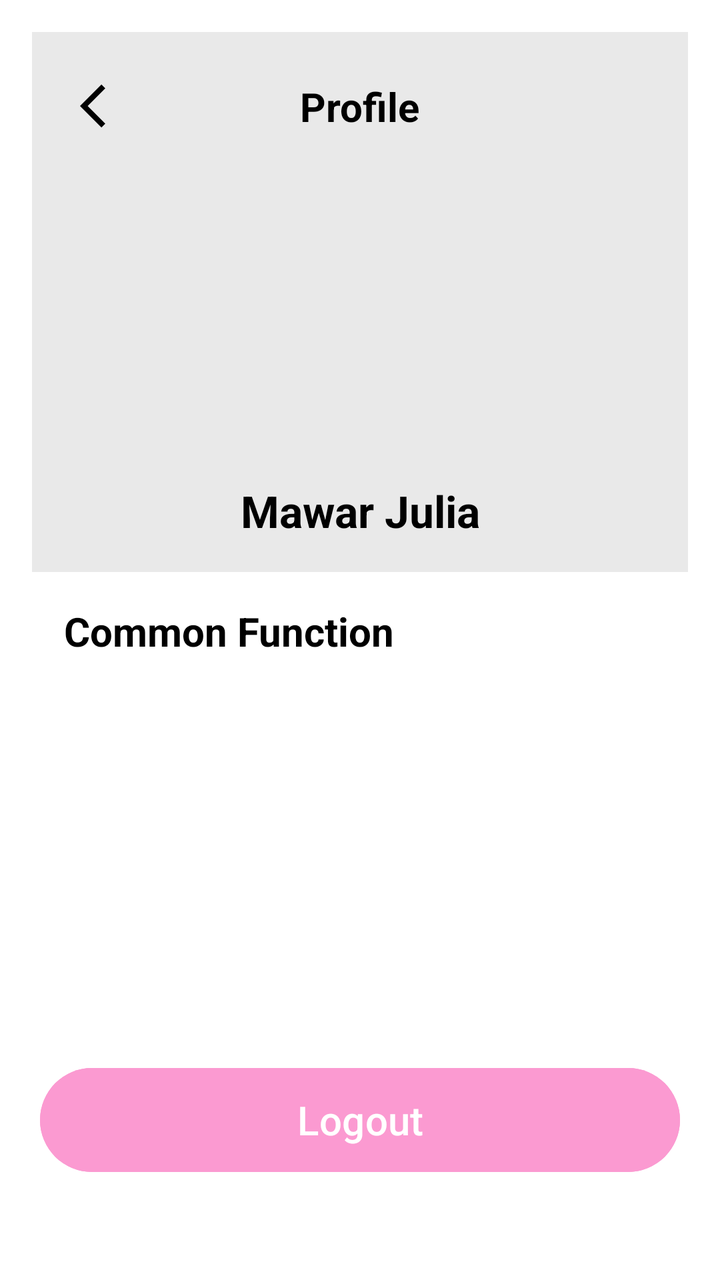
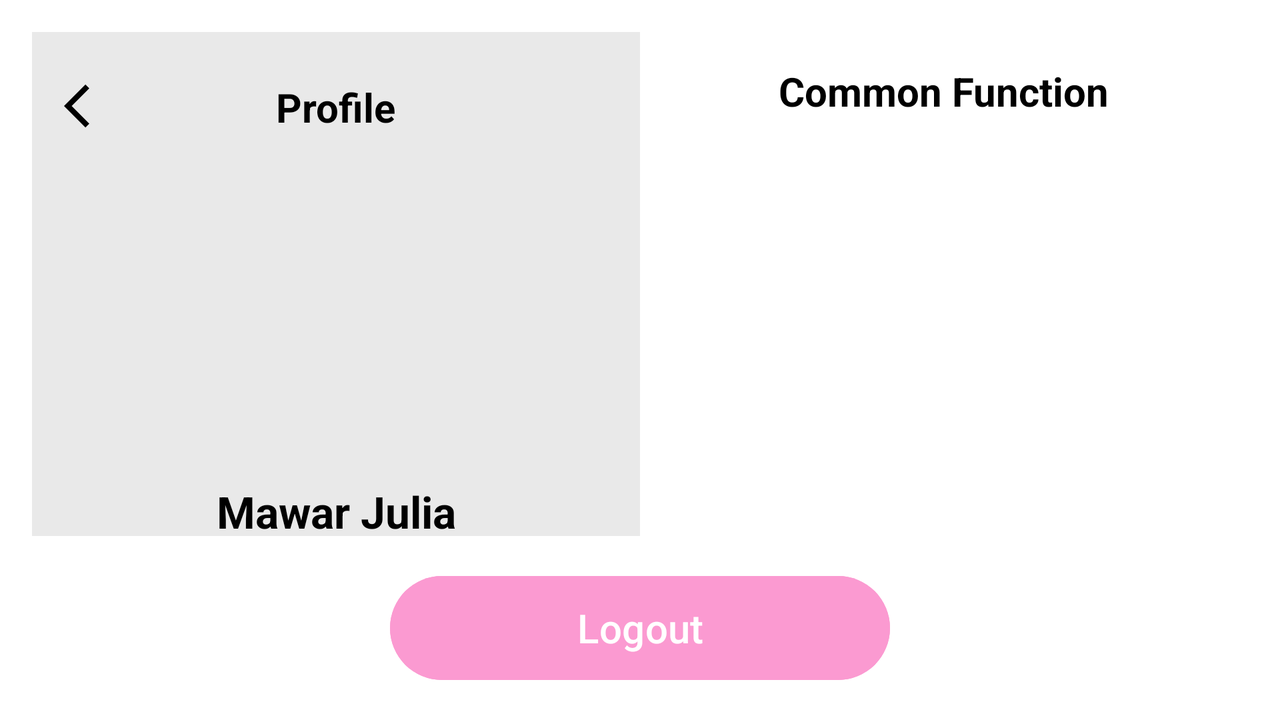

Compare how this app lays out the same screen by default and in its alternative resource folder. The renders come first, then the two layout files and the values they reference.
<!-- AndroidManifest.xml: application theme Theme.GlowSkin -->
<!-- res/layout/activity_profile.xml -->
<androidx.constraintlayout.widget.ConstraintLayout
    xmlns:android="http://schemas.android.com/apk/res/android"
    xmlns:app="http://schemas.android.com/apk/res-auto"
    xmlns:tools="http://schemas.android.com/tools"
    android:id="@+id/main"
    android:layout_width="match_parent"
    android:layout_height="match_parent"
    tools:context=".Activity.ProfileActivity">

    <ScrollView
        android:id="@+id/scrollView5"
        android:layout_width="match_parent"
        android:layout_height="match_parent"
        android:fillViewport="true"
        app:layout_constraintTop_toTopOf="parent"
        app:layout_constraintStart_toStartOf="parent"
        app:layout_constraintEnd_toEndOf="parent"
        app:layout_constraintBottom_toBottomOf="parent">

        <LinearLayout
            android:layout_width="match_parent"
            android:layout_height="wrap_content"
            android:orientation="vertical"
            android:background="@color/white"
            android:padding="16dp">

            <androidx.constraintlayout.widget.ConstraintLayout
                android:layout_width="match_parent"
                android:layout_height="wrap_content"
                android:background="@color/lightGrey"
                android:padding="16dp">

                <ImageView
                    android:id="@+id/imageView2"
                    android:layout_width="wrap_content"
                    android:layout_height="wrap_content"
                    android:layout_marginStart="8dp"
                    android:layout_marginTop="8dp"
                    app:layout_constraintStart_toStartOf="parent"
                    app:layout_constraintTop_toTopOf="parent"
                    app:srcCompat="@drawable/arrow_back2" />

                <TextView
                    android:id="@+id/textView7"
                    android:layout_width="wrap_content"
                    android:layout_height="wrap_content"
                    android:text="Profile"
                    android:textColor="@color/darkGrey"
                    android:textSize="20sp"
                    android:textStyle="bold"
                    app:layout_constraintEnd_toEndOf="parent"
                    app:layout_constraintStart_toStartOf="parent"
                    app:layout_constraintTop_toTopOf="@+id/imageView2"
                    app:layout_constraintBottom_toBottomOf="@+id/imageView2" />

                <ImageView
                    android:id="@+id/imageView5"
                    android:layout_width="150dp"
                    android:layout_height="150dp"
                    android:layout_marginTop="16dp"
                    app:layout_constraintEnd_toEndOf="parent"
                    app:layout_constraintStart_toStartOf="parent"
                    app:layout_constraintTop_toBottomOf="@+id/textView7"
                    tools:srcCompat="@tools:sample/avatars" />

                <TextView
                    android:id="@+id/textView9"
                    android:layout_width="wrap_content"
                    android:layout_height="wrap_content"
                    android:layout_marginTop="8dp"
                    android:text="Mawar Julia"
                    android:textColor="@color/darkGrey"
                    android:textSize="22sp"
                    android:textStyle="bold"
                    app:layout_constraintEnd_toEndOf="parent"
                    app:layout_constraintStart_toStartOf="parent"
                    app:layout_constraintTop_toBottomOf="@+id/imageView5" />
            </androidx.constraintlayout.widget.ConstraintLayout>

            <androidx.constraintlayout.widget.ConstraintLayout
                android:layout_width="match_parent"
                android:layout_height="wrap_content"
                android:background="@drawable/white_bg_top_corner"
                android:padding="16dp">

                <TextView
                    android:id="@+id/textView11"
                    android:layout_width="wrap_content"
                    android:layout_height="wrap_content"
                    android:text="Common Function"
                    android:textColor="@color/black"
                    android:textSize="20sp"
                    android:textStyle="bold"
                    app:layout_constraintStart_toStartOf="parent"
                    app:layout_constraintTop_toTopOf="parent" />

                <LinearLayout
                    android:id="@+id/atas"
                    android:layout_width="match_parent"
                    android:layout_height="wrap_content"
                    android:layout_marginTop="16dp"
                    android:orientation="horizontal"
                    android:spacing="16dp"
                    app:layout_constraintStart_toStartOf="parent"
                    app:layout_constraintEnd_toEndOf="parent"
                    app:layout_constraintTop_toBottomOf="@+id/textView11">

                    <LinearLayout
                        android:layout_width="0dp"
                        android:layout_height="100dp"
                        android:layout_marginEnd="8dp"
                        android:layout_weight="1"
                        android:background="@drawable/red_bg"
                        android:layout_marginBottom="20dp"
                        android:gravity="center"
                        android:orientation="vertical"
                        android:padding="8dp">

                        <ImageView
                            android:id="@+id/cart"
                            android:layout_width="wrap_content"
                            android:layout_height="wrap_content"
                            android:layout_marginBottom="8dp"
                            app:srcCompat="@drawable/cart" />

                        <TextView
                            android:id="@+id/tvcart"
                            android:layout_width="wrap_content"
                            android:layout_height="wrap_content"
                            android:text="Cart"
                            android:textColor="@color/white"
                            android:textSize="16sp"
                            android:textAlignment="center" />
                    </LinearLayout>

                </LinearLayout>
            </androidx.constraintlayout.widget.ConstraintLayout>
        </LinearLayout>
    </ScrollView>

    <Button
        android:id="@+id/btnlogout"
        android:layout_width="match_parent"
        android:layout_height="60dp"
        android:backgroundTint="@color/red"
        android:textSize="20sp"
        android:text="Logout"
        android:textColor="@color/white"
        android:layout_marginStart="20dp"
        android:layout_marginEnd="20dp"
        android:layout_marginBottom="50dp"
        app:layout_constraintBottom_toBottomOf="parent"
        app:layout_constraintStart_toStartOf="parent"
        app:layout_constraintEnd_toEndOf="parent" />
</androidx.constraintlayout.widget.ConstraintLayout>
<!-- resources referenced by this layout -->
<resources>
  <color name="black">#FF000000</color>
  <color name="darkGrey">#FF000000</color>
  <color name="lightGrey">#e9e9e9</color>
  <color name="red">#FB9AD1</color>
  <color name="white">#FFFFFFFF</color>
  <!-- drawable arrow_back2 (drawable) -->
  <vector xmlns:android="http://schemas.android.com/apk/res/android" android:autoMirrored="true" android:height="26dp" android:tint="@color/darkGrey" android:viewportHeight="24" android:viewportWidth="24" android:width="26dp">
        
      <path android:fillColor="@color/darkGrey" android:pathData="M11.67,3.87L9.9,2.1 0,12l9.9,9.9 1.77,-1.77L3.54,12z"/>
      
  </vector>
  <!-- drawable cart (drawable) -->
  <vector xmlns:android="http://schemas.android.com/apk/res/android"
      android:width="24dp"
      android:height="24dp"
      android:viewportWidth="960"
      android:viewportHeight="960">
    <path
        android:pathData="M280,880q-33,0 -56.5,-23.5T200,800q0,-33 23.5,-56.5T280,720q33,0 56.5,23.5T360,800q0,33 -23.5,56.5T280,880ZM680,880q-33,0 -56.5,-23.5T600,800q0,-33 23.5,-56.5T680,720q33,0 56.5,23.5T760,800q0,33 -23.5,56.5T680,880ZM246,240l96,200h280l110,-200L246,240ZM208,160h590q23,0 35,20.5t1,41.5L692,478q-11,20 -29.5,31T622,520L324,520l-44,80h480v80L280,680q-45,0 -68,-39.5t-2,-78.5l54,-98 -144,-304L40,160v-80h130l38,80ZM342,440h280,-280Z"
        android:fillColor="@color/white"/>
  </vector>
  <style name="Theme.GlowSkin" parent="Base.Theme.GlowSkin" />
  <style name="Base.Theme.GlowSkin" parent="Theme.Material3.DayNight.NoActionBar">
          <item name="colorPrimary">@color/red</item>
          <item name="colorPrimaryVariant">@color/red</item>
          <item name="colorOnPrimary">@color/white</item>
          <item name="colorOnSecondary">@color/black</item>
          <item name="android:statusBarColor">?attr/colorPrimaryVariant</item>
      </style>
</resources>
<!-- res/layout-land/activity_profile.xml (the repository's variant of the layout above) -->
<!-- drawn on the phone turned sideways -->
<androidx.constraintlayout.widget.ConstraintLayout
    xmlns:android="http://schemas.android.com/apk/res/android"
    xmlns:app="http://schemas.android.com/apk/res-auto"
    xmlns:tools="http://schemas.android.com/tools"
    android:id="@+id/main"
    android:layout_width="match_parent"
    android:layout_height="match_parent"
    android:background="@color/white"
    tools:context=".Activity.ProfileActivity">

    <LinearLayout
        android:id="@+id/mainContainer"
        android:layout_width="match_parent"
        android:layout_height="0dp"
        android:orientation="horizontal"
        android:padding="16dp"
        app:layout_constraintTop_toTopOf="parent"
        app:layout_constraintStart_toStartOf="parent"
        app:layout_constraintEnd_toEndOf="parent"
        app:layout_constraintBottom_toTopOf="@+id/btnlogout">

        
        <androidx.constraintlayout.widget.ConstraintLayout
            android:layout_width="0dp"
            android:layout_height="match_parent"
            android:layout_weight="1"
            android:background="@color/lightGrey">

            <ImageView
                android:id="@+id/imageView2"
                android:layout_width="wrap_content"
                android:layout_height="wrap_content"
                android:layout_marginStart="16dp"
                android:layout_marginTop="24dp"
                app:layout_constraintStart_toStartOf="parent"
                app:layout_constraintTop_toTopOf="parent"
                app:srcCompat="@drawable/arrow_back2" />

            <TextView
                android:id="@+id/textView7"
                android:layout_width="wrap_content"
                android:layout_height="wrap_content"
                android:text="Profile"
                android:textColor="@color/darkGrey"
                android:textSize="20sp"
                android:textStyle="bold"
                app:layout_constraintEnd_toEndOf="parent"
                app:layout_constraintStart_toStartOf="parent"
                app:layout_constraintTop_toTopOf="@+id/imageView2" />

            <ImageView
                android:id="@+id/imageView5"
                android:layout_width="150dp"
                android:layout_height="150dp"
                android:layout_marginTop="16dp"
                app:layout_constraintEnd_toEndOf="parent"
                app:layout_constraintStart_toStartOf="parent"
                app:layout_constraintTop_toBottomOf="@+id/textView7"
                tools:srcCompat="@tools:sample/avatars" />

            <TextView
                android:id="@+id/textView9"
                android:layout_width="wrap_content"
                android:layout_height="wrap_content"
                android:layout_marginTop="8dp"
                android:text="Mawar Julia"
                android:textColor="@color/darkGrey"
                android:textSize="22sp"
                android:textStyle="bold"
                app:layout_constraintEnd_toEndOf="parent"
                app:layout_constraintStart_toStartOf="parent"
                app:layout_constraintTop_toBottomOf="@+id/imageView5" />
        </androidx.constraintlayout.widget.ConstraintLayout>

        
        <androidx.constraintlayout.widget.ConstraintLayout
            android:layout_width="0dp"
            android:layout_height="match_parent"
            android:layout_weight="1"
            android:background="@drawable/white_bg_top_corner">

            <TextView
                android:id="@+id/textView11"
                android:layout_width="wrap_content"
                android:layout_height="wrap_content"
                android:layout_margin="16dp"
                android:layout_marginBottom="16dp"
                android:text="Common Function"
                android:textColor="@color/black"
                android:textSize="20sp"
                android:textStyle="bold"
                app:layout_constraintBottom_toTopOf="@+id/atas"
                app:layout_constraintEnd_toEndOf="parent"
                app:layout_constraintStart_toStartOf="parent"
                app:layout_constraintTop_toTopOf="parent" />

            <LinearLayout
                android:id="@+id/atas"
                android:layout_width="match_parent"
                android:layout_height="wrap_content"
                android:layout_marginStart="16dp"
                android:layout_marginEnd="16dp"
                android:orientation="horizontal"
                android:layout_marginTop="20dp"
                app:layout_constraintTop_toBottomOf="@+id/textView11"
                app:layout_constraintStart_toStartOf="parent"
                app:layout_constraintEnd_toEndOf="parent">

                <LinearLayout
                    android:layout_width="200dp"
                    android:layout_height="100dp"
                    android:layout_margin="8dp"
                    android:background="@drawable/red_bg"
                    android:gravity="center"
                    android:orientation="vertical">

                    <ImageView
                        android:id="@+id/cart"
                        android:layout_width="wrap_content"
                        android:layout_height="wrap_content"
                        android:layout_margin="8dp"
                        app:srcCompat="@drawable/cart" />

                    <TextView
                        android:id="@+id/tvcart"
                        android:layout_width="wrap_content"
                        android:layout_height="wrap_content"
                        android:layout_margin="8dp"
                        android:text="Cart"
                        android:textAlignment="center"
                        android:textColor="@color/white"
                        android:textSize="16sp" />
                </LinearLayout>
            </LinearLayout>
        </androidx.constraintlayout.widget.ConstraintLayout>

    </LinearLayout>

    <Button
        android:id="@+id/btnlogout"
        android:layout_width="250dp"
        android:layout_height="60dp"
        android:backgroundTint="@color/red"
        android:textSize="20sp"
        android:text="Logout"
        android:textColor="@color/white"
        android:layout_marginBottom="16dp"
        app:layout_constraintBottom_toBottomOf="parent"
        app:layout_constraintEnd_toEndOf="parent"
        app:layout_constraintStart_toStartOf="parent" />

</androidx.constraintlayout.widget.ConstraintLayout>
